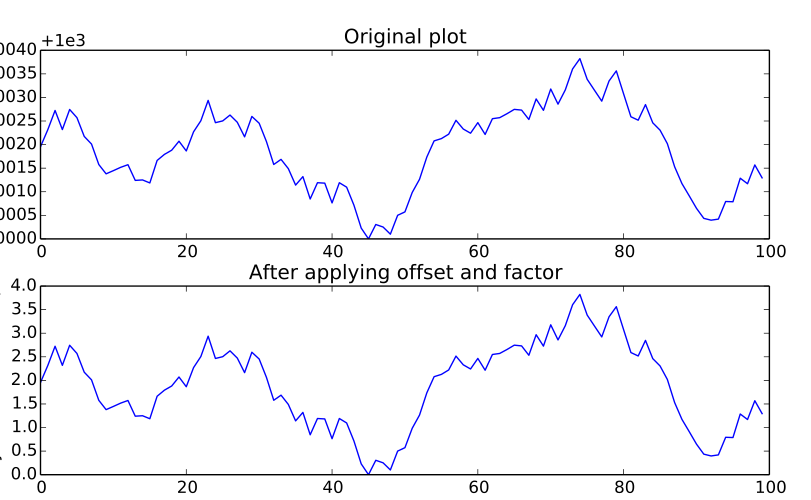

Source code (Python):
#!/usr/bin/python
"""Example of util.shift_scale_y()
"""

# pylint: disable=I0011, C0103, E1101, R0801

import numpy as np

from modelicares import util
from modelicares.texunit import number_label

# Generate some random data.
x = range(100)
y = np.cumsum(np.random.random(100) - 0.5)
y -= y.min()
y *= 1e-3
y += 1e3  # Small magnitude and large offset
ylabel = number_label('Velocity', 'mm/s')

# Plot the data.
ax = util.setup_subplots(2, 2, label='examples/shift_scale_y')[0]
for a in ax:
    a.plot(x, y)
    a.set_ylabel(ylabel)

# Shift and scale the axes.
ax[0].set_title('Original plot')
ax[1].set_title('After applying offset and factor')
util.shift_scale_y(ax[1])
